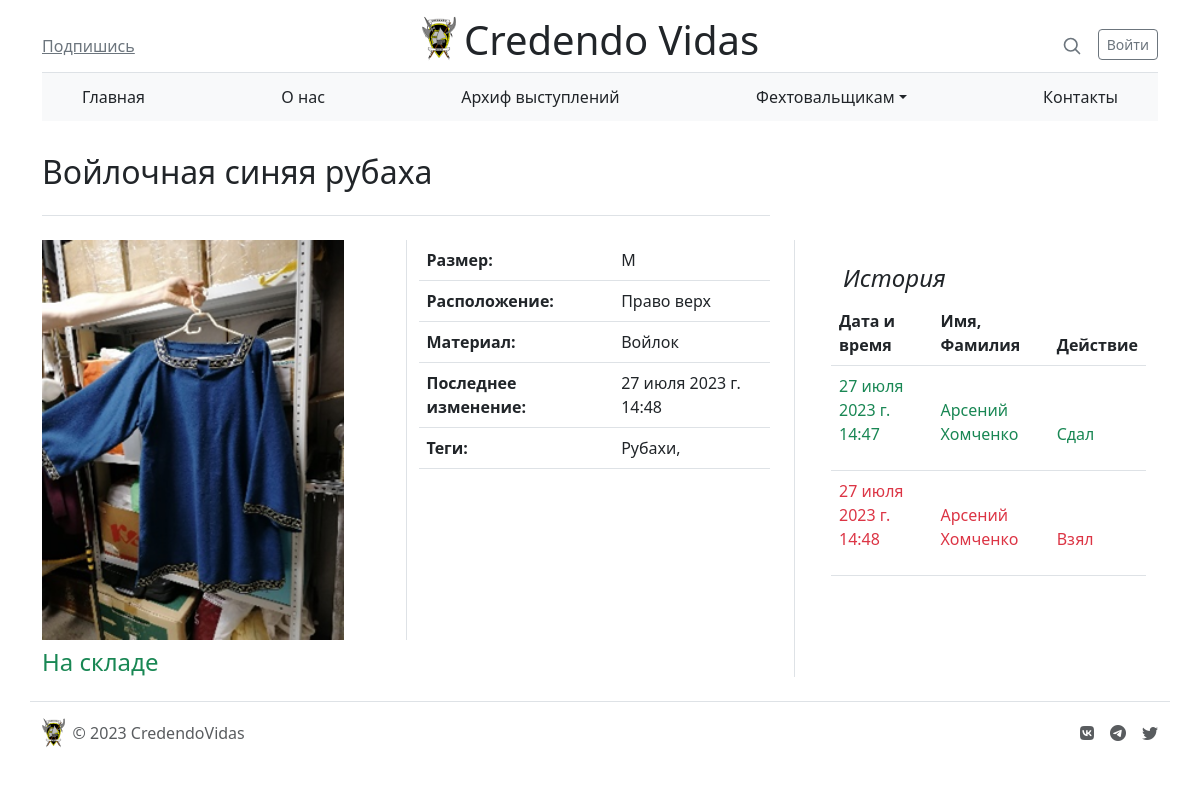
/store/item-id=5, run on an earlier commit of the app's database.
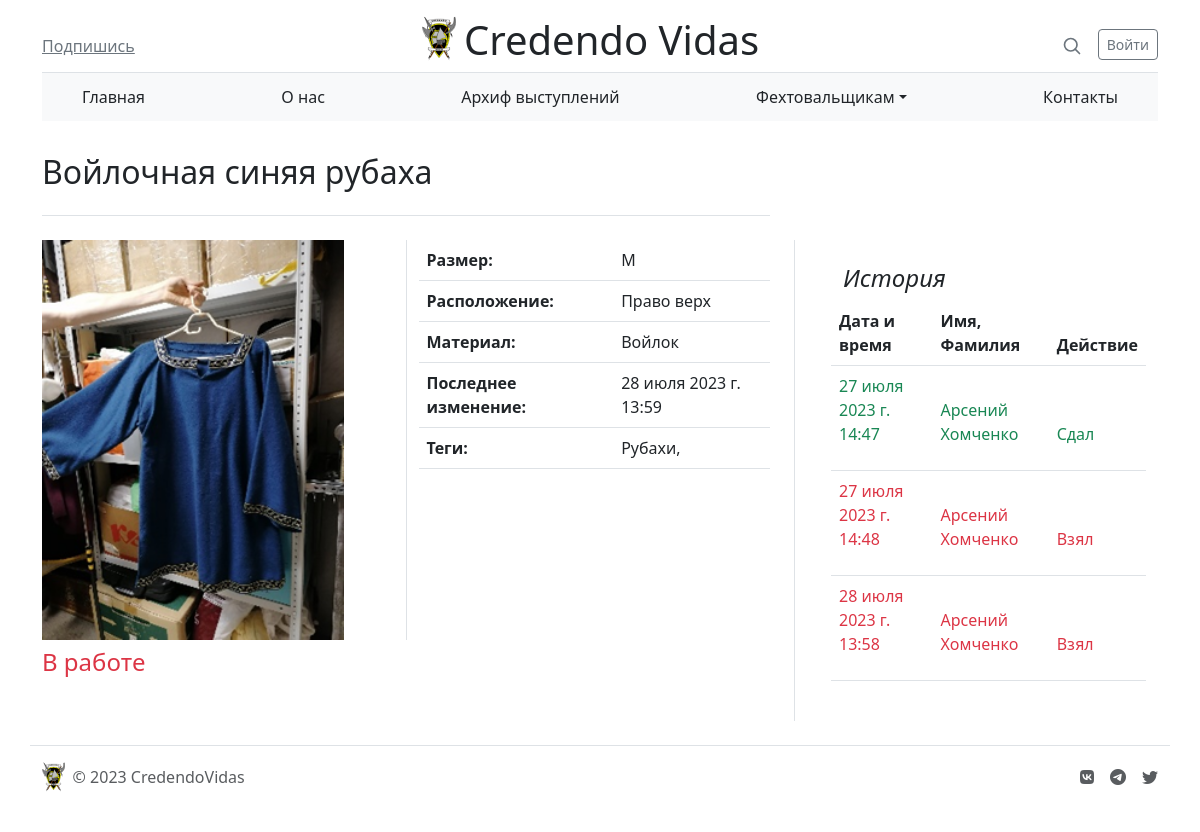
And on a later commit of the database.
### store/models.py (models this page shows, shortened)
class Item(models.Model):
    STORED = True
    ACTIVE = False
    STATUS_CHOISES = [
        (STORED, 'На складе'),
        (ACTIVE, 'В работе')
    ]
    name = models.CharField('Название', max_length=100)
    photo = models.ImageField(upload_to='store/item_images/', null=True)
    place = models.CharField('Место на складе', max_length=50)
    size = models.CharField('Размер', max_length=30)
    material = models.CharField('Материал', max_length=30, blank=True)
    status = models.BooleanField('Статус', choices=STATUS_CHOISES)
    color = models.ManyToManyField(Color)
    last_status_change = models.DateTimeField('Последнее изменение статуса')
    tags = models.ManyToManyField(Tag)
    category = models.ForeignKey(Category, on_delete=models.CASCADE, verbose_name="Категория", blank=True, null=True)
    class Meta:
        verbose_name = 'Предмет'
        verbose_name_plural = 'Предметы'

class Tag(models.Model):
    title = models.CharField('Название тега', max_length=15)
    class Meta:
        verbose_name = 'Тег'
        verbose_name_plural = 'Теги'

class Operation(models.Model):
    TAKE = 'TAKE'
    RETURN = 'RETURN'
    ACTION_CHOISES = [
        (TAKE, 'Взял'),
        (RETURN, 'Вернул')
    ]
    first_name = models.CharField('Имя', max_length=15)
    last_name = models.CharField('Фамилия', max_length=20)
    action = models.CharField('Тип операции', max_length=6, choices=ACTION_CHOISES, default=TAKE)
    date = models.DateTimeField('Время операции')
    item = models.ForeignKey(Item, on_delete=models.CASCADE)
    class Meta:
        verbose_name = 'Операция'
        verbose_name_plural = 'Операции'

### store/views.py (the view)
# urls.py: path('item-id=<int:id>', views.item, name='item'),
def item(request, id):
    item = Item.objects.get(id=id)
    history = Operation.objects.filter(item=item)
    return render(request, 'store/item.html', {'item': item, 'history': history})

### templates/store/item.html (shortened to what this page needs)
{% extends 'main/layout.html' %}
{% load static %}
{% block content %}
    <main class="container">
  <div class="row g-5">
    <div class="col-md-8">
      <h2 class="pb-4 my-4 border-bottom">
          {{ item.name }}
      </h2>
    </div>
  </div>
    <div class="row g-5">
        <div class="col-8">
            <div class="row mb-2 justify-content-center">
                <div class="col">
                    <img src="{{ item.photo.url }}" height="400px">
                </div>
                <div class="col border-start">
                    <table class="table">
                        <tbody>
                            <tr>
                                <th scope="row">Размер:</th>
                                <td>{{ item.size }}</td>
                            </tr>
                            <tr>
                                    <th scope="row">Расположение:</th>
                                    <td>{{ item.place }}</td>
                            </tr>
                            <tr>
                                    <th scope="row">Материал:</th>
                                    <td>{{ item.material }}</td>
                            </tr>
                            <tr>
                                    <th scope="row">Последнее изменение:</th>
                                    <td>{{ item.last_status_change }}</td>
                            </tr>
                            <tr>
                                    <th scope="row">Теги:</th>
                                    <td>{% for tag in item.tags.all %}
                                        {{ tag.title }},
                                        {% endfor %}
                                    </td>
                            </tr>
                        </tbody>
                    </table>
                </div>
            </div>
            <div class="row">
                <div class="col">
                    {% if item.status == item.STORED %}
                            <h4 class="mb-0 text-success"> На складе</h4>
                    {% else %}
                            <h4 class="mb-0 text-danger"> В работе</h4>
                    {% endif %}
                </div>
            </div>
        </div>
        <div class="col-4 border-start">
          <div class="position-sticky" style="top: 2rem;">
            <div class="p-4">
              <h4 class="fst-italic">История</h4>
              <div class="row justify-content-between">
                  <table class="table">
                      <thead>
                        <tr>
                            <th scope="col">Дата и время</th>
                            <th scope="col">Имя, Фамилия</th>
                            <th scope="co">Действие</th>
                        </tr>
                        {% for action in history %}
                            {% if action.action == action.TAKE %}
                                <tr">
                                    <td><p class="text-danger">{{ action.date }}</p></td>
                                    <td><p class="text-danger">{{ action.first_name }} {{ action.last_name }}</p></td>
                                    <td><p class="text-danger">Взял</p></td>
                            {% else %}
                                <tr>
                                    <td><p class="text-success">{{ action.date }}</p></td>
                                    <td><p class="text-success">{{ action.first_name }} {{ action.last_name }}</p></td>
                                    <td><p class="text-success">Сдал</p></td>
                                </tr>
                            {% endif %}
                        {% endfor %}
                      </thead>
                  </table>
              </div>
            </div>
          </div>
        </div>
    </div>
</main>
{% endblock %}

What changed in the data, as far as the page shows it:
changed Item "Войлочная синяя рубаха": last_status_change "27 июля 2023 г. 14:48" → "28 июля 2023 г. 13:59"; status True → False (drawn)
added Operation: date "28 июля 2023 г. 13:58", first_name "Арсений", last_name "Хомченко"
Also different on the page:
text no longer shown: "На складе"
text now shown: "В работе"
